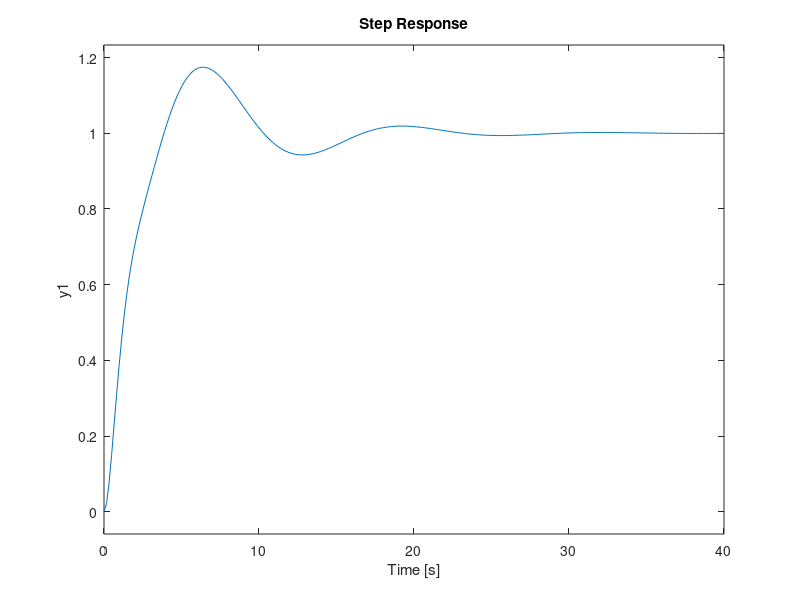
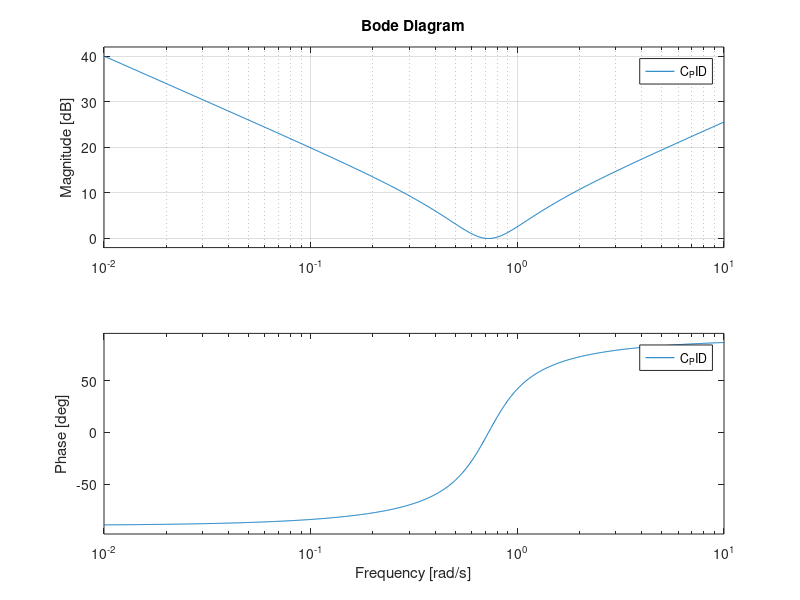

MATLAB code for these plots, in order:
 clear; close all;
% Esperimento di un regolatore PID: 
% C(s) = kP(1 + 1/(s*Ti) + s*Td).
% Mantengo costante kP = 1 e Ti = 1.
% Ipotizzo che Td sia variabile all'interno della fascia 0.1:0.2:2.
% Modello dell'impianto:
%                      1
%           G(s) = ---------
%                   (s+1)^3

% Definisco la fdt del modello.
s = tf('s');
G = 1/(s + 1)^3;

% Considero il tempo derivativo Td variabile e, per ciascun suo valore, 
% rappresento la risposta al gradino unitario.
figure(1); hold on; 
kP = 1; Ti = 1;
for Td = 0.1:0.2:2
    % Variabile per il PID.
    C_PID = kP*(1 + 1/(s*Ti) + s*Td);
    % definisco il sistema retroazionato
    W = feedback(series(C_PID,G),1);
    % rappresento la risposta al gradino
    step(W);
end
grid;

figure(2); hold on;  
for Td = 0.1:0.2:2
    % Variabile per il PI.
    C_PID = kP*(1 + 1/(s*Ti) + s*Td);
    % Rappresento il diagramma di Bode del controllore.
    bode(C_PID); 
end
grid;



